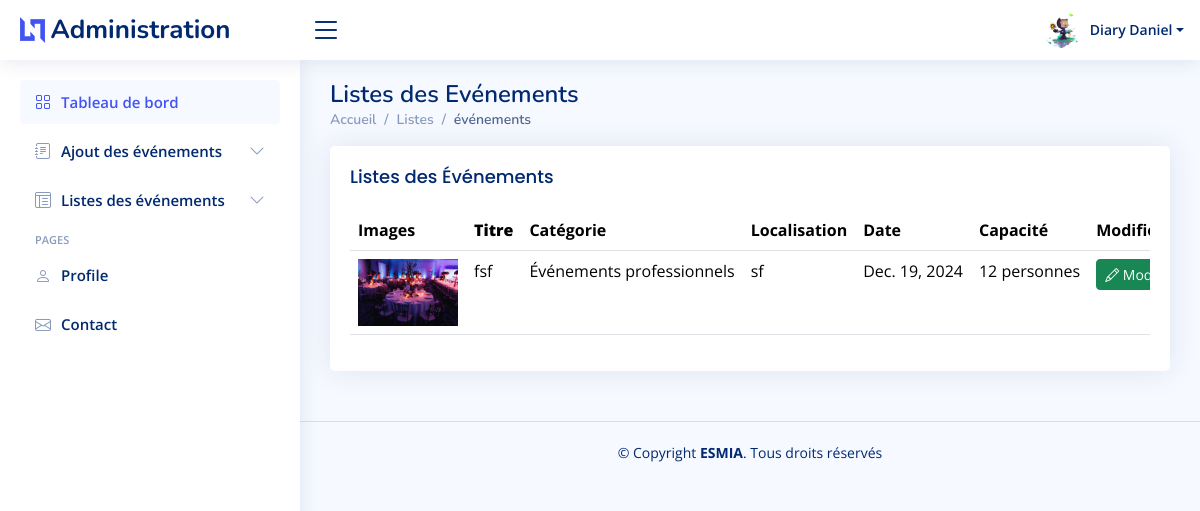
Screenshot of /administration/Liste-evenements/ (signed in) with the database file from the repository.
### app/models.py (models this page shows, shortened)
class Event(models.Model):
    category = models.CharField(max_length=100)
    title = models.CharField(max_length=100)
    description_court = models.TextField()
    description_longue = models.TextField()
    location = models.CharField(max_length=200)
    date = models.DateField()
    capacity = models.IntegerField()
    program = models.TextField()
    image = models.ImageField(upload_to='Evenements/')

### app/views.py (the view)
# urls.py: path('administration/Liste-evenements/', liste_evenements, name='liste_evenements'),
@login_required
def liste_evenements(request):
    events = Event.objects.all()
    return render(request, 'admin/layouts/liste_evenements.html', {'events': events})

### app/templates/admin/layouts/liste_evenements.html (shortened to what this page needs)
{% include 'layouts/admin/head_admin.html'%}
<body>
  {% include 'layouts/admin/header_admin.html'%}
  {% include 'layouts/admin/sidebar_admin.html'%}
  <main id="main" class="main">
    <div class="pagetitle">
      <h1>Listes des Evénements</h1>
      <nav>
        <ol class="breadcrumb">
          <li class="breadcrumb-item"><a href="{% url 'administration'%}">Accueil</a></li>
          <li class="breadcrumb-item">Listes</li>
          <li class="breadcrumb-item active">événements</li>
        </ol>
      </nav>
    </div>
    <section class="section">
        <div class="row">
            <div class="col-lg-12">
                <div class="card">
                    <div class="card-body">
                        <h5 class="card-title">Listes des Événements</h5>
                        <div class="table-responsive">
    <table class="table datatable">
        <thead>
            <tr>
                <th>Images</th>
                <th><b>Titre</b></th>
                <th>Catégorie</th>
                <th>Localisation</th>
                <th data-type="date" data-format="YYYY/DD/MM">Date</th>
                <th>Capacité</th>
                <th>Modifier</th>
            </tr>
        </thead>
        <tbody>
            {% for event in events %}
            <tr>
                <td>
                    {% if event.image %}
                        <img src="{{ event.image.url }}" alt="Image de l'événement" style="max-width: 100px; max-height: 100px;">
                    {% else %}
                        Pas d'image
                    {% endif %}
                </td>
                <td>{{ event.title }}</td>
                <td>{{ event.category }}</td>
                <td>{{ event.location }}</td>
                <td>{{ event.date }}</td>
                <td>{{ event.capacity }} <span>personnes</span></td>
                <td>
                    <a href="{% url 'edit_event' event.id %}" class="btn btn-success btn-sm">
                        <i class="bi bi-pencil"></i> Modifier
                    </a>
                </td>
            </tr>
            {% empty %}
            <tr>
                <td colspan="8">Aucun événement trouvé.</td>
            </tr>
            {% endfor %}
        </tbody>
    </table>
</div>
                    </div>
                </div>
            </div>
        </div>
    </section>
  </main>
  {% include 'layouts/admin/footer_admin.html'%}
</body>
</html>

### app/templates/layouts/admin/header_admin.html (shortened to what this page needs)
  <header id="header" class="header fixed-top d-flex align-items-center">
    <div class="d-flex align-items-center justify-content-between">
      <a href="#" class="logo d-flex align-items-center">
        {%load static %}
        <img src="{% static 'assets/img/logo.png'%}" alt="">
        <span class="d-none d-lg-block">Administration</span>
      </a>
      <i class="bi bi-list toggle-sidebar-btn"></i>
    </div>
    <nav class="header-nav ms-auto">
  <ul class="d-flex align-items-center">
    <li class="nav-item dropdown pe-3">
      <a class="nav-link nav-profile d-flex align-items-center pe-0" href="#" data-bs-toggle="dropdown">
        {% load static %}
        <img src="{% if user.profile.image %}{{ user.profile.image.url }}{% else %}{% static 'assets2/img/images.jpg' %}{% endif %}" alt="Profile" class="rounded-circle">
        <span class="d-none d-md-block dropdown-toggle ps-2">{{ user.first_name }} {{ user.last_name }}</span>
      </a>
    </li>
  </ul>
</nav>
  </header>

### app/static/assets2/css/style.css (style rules this page uses)
:root { scroll-behavior: smooth; }
body { font-family: "Open Sans", sans-serif; background: #f6f9ff; color: #444444; }
a { color: #4154f1; text-decoration: none; }
h1, h2, h3, h4, h5, h6 { font-family: "Nunito", sans-serif; }
#main { margin-top: 60px; padding: 20px 30px; transition: all 0.3s; }
.pagetitle { margin-bottom: 10px; }
.pagetitle h1 { font-size: 24px; margin-bottom: 0; font-weight: 600; color: #012970; }
.card { margin-bottom: 30px; border: none; border-radius: 5px; box-shadow: 0px 0 30px rgba(1, 41, 112, 0.1); }
.card-title { padding: 20px 0 15px 0; font-size: 18px; font-weight: 500; color: #012970; font-family: "Poppins", sans-serif; }
.card-body { padding: 0 20px 20px 20px; }
.breadcrumb { font-size: 14px; font-family: "Nunito", sans-serif; color: #899bbd; font-weight: 600; }
.breadcrumb a { color: #899bbd; transition: 0.3s; }
.breadcrumb .breadcrumb-item::before { color: #899bbd; }
.breadcrumb .active { color: #51678f; font-weight: 600; }
.logo { line-height: 1; }
@media (min-width: 1200px) { .logo { width: 280px; } }
.logo img { max-height: 26px; margin-right: 6px; }
.logo span { font-size: 26px; font-weight: 700; color: #012970; font-family: "Nunito", sans-serif; }
.header { transition: all 0.5s; z-index: 997; height: 60px; box-shadow: 0px 2px 20px rgba(1, 41, 112, 0.1); background-color: #fff; padding-left: 20px; }
.header .toggle-sidebar-btn { font-size: 32px; padding-left: 10px; cursor: pointer; color: #012970; }
.header-nav ul { list-style: none; }
.header-nav>ul { margin: 0; padding: 0; }
.header-nav .nav-profile { color: #012970; }
.header-nav .nav-profile img { max-height: 36px; }
.header-nav .nav-profile span { font-size: 14px; font-weight: 600; }
@media (min-width: 1200px) { #main, #footer { margin-left: 300px; } }

### app/templates/admin/layouts/liste_evenements.html (style rules this page uses)
.table img { max-width: 100%; height: auto; }
.table td, .table th { white-space: nowrap; }

### rows the page displays
Event: image (picture), title "fsf", category "Événements professionnels", location "sf", date "Dec. 19, 2024", capacity "12"

### other values shown
{{ user.first_name }} "Diary"
{{ user.last_name }} "Daniel"
